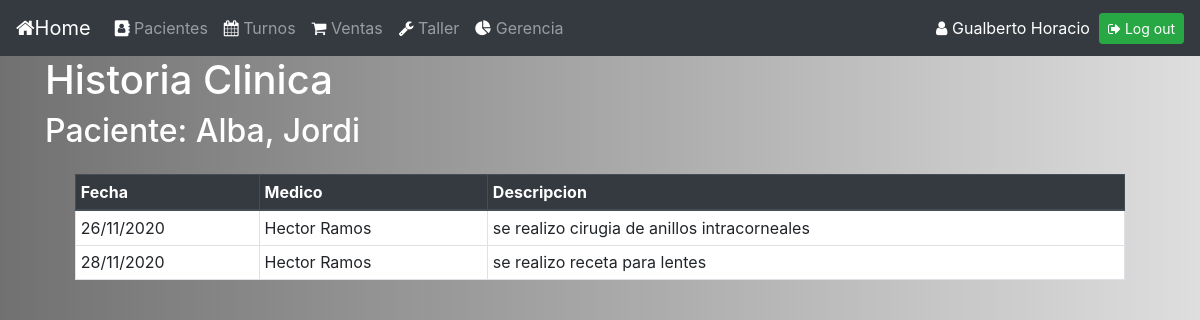
Screenshot of /126/historia_clinica (signed in) with the database file from the repository.
### gestion_consultorio/models.py (models this page shows, shortened)
class paciente(models.Model):
    nombre = models.CharField(max_length=64)
    apellido = models.CharField(max_length=64)

class historia_medica(models.Model):
    id_paciente = models.ForeignKey(paciente, on_delete=models.CASCADE)
    id_medico = models.ForeignKey(medico, on_delete=models.CASCADE)
    fecha = models.DateField()
    descripcion = models.TextField(blank=True)

class medico(models.Model):
    nombre = models.CharField(max_length=64)
    apellido = models.CharField(max_length=64)
    def __str__(self):
        return f"{self.nombre} {self.apellido}"

### gestion_consultorio/views.py (the view)
# urls.py: path("<int:paciente_id>/historia_clinica", views.historia_clinica, name="historia_clinica"),
@login_required(login_url='login_view')
def historia_clinica(request, paciente_id):
    return render(request,"historia_clinica.html",{"paciente":paciente.objects.get(pk=paciente_id),"historia_clinica": historia_medica.objects.filter(id_paciente=paciente_id)})

### gestion_consultorio/templates/historia_clinica.html (shortened to what this page needs)
{% extends "layout.html" %}
{% block body %}
<div class="container">
  <h1 style="color:white">Historia Clinica</h1>
  <h2 style="color:white">Paciente: {{paciente.apellido}}, {{paciente.nombre}}</h2>
<div class="container">
  <div id="div1" class ="col-md-12">
    <table border="1" class="table table-hover table-bordered bg-white table-sm">
      <thead class="thead-dark">
        <tr>
          <th scope="col">Fecha</th>
          <th scope="col">Medico</th>
          <th scope="col">Descripcion</th>
        </tr>
      </thead>
      <tbody id="tabla_historia_clinica">
        {% for movimiento in historia_clinica %}
          <tr>
            <td>{{movimiento.fecha|date:"d/m/Y"}}</td>
            <td>{{movimiento.id_medico}}</td>
            <td>{{movimiento.descripcion}}</td>
          </tr>
        {% endfor %}
      </tbody>
    </table>
  </div>
</div>
{% endblock %}

### gestion_consultorio/templates/layout.html (shortened to what this page needs)
{% load static %}
<!DOCTYPE html>
<html lang="es">
<head>
    <link rel="stylesheet" href="https://cdn.jsdelivr.net/npm/bootstrap@4.5.3/dist/css/bootstrap.min.css">
    <link href="https://cdnjs.cloudflare.com/ajax/libs/font-awesome/4.7.0/css/font-awesome.min.css" rel="stylesheet">
    <link rel="stylesheet" href="{% static '/css/estilos.css' %}">
    <nav class="navbar navbar-expand-sm bg-dark navbar-dark">
        <a class="navbar-brand" href="{% url 'index' %}"> <i style="color:white;" class="fa fa-home" aria-hidden="true"></i>Home</a>
        <div class="collapse navbar-collapse" id="navbarTogglerDemo02">
            <ul class="navbar-nav mr-auto mt-2 mt-lg-0">
                <li class="nav-item">
                    <a class="nav-link" href="{% url 'pacientes' %}"> <i style="color:white;" class="fa fa-address-book" aria-hidden="true"></i> Pacientes</a>
                </li>
                <li class="nav-item">
                    <a class="nav-link" href="{% url 'turnos' %}"><i style="color:white;" class="fa fa-calendar" aria-hidden="true"></i> Turnos</a>
                </li>
                <li class="nav-item">
                    <a class="nav-link" href="{% url 'ventas' %}"><i style="color:white;" class="fa fa-shopping-cart" aria-hidden="true"></i> Ventas</a>
                </li>
                <li class="nav-item">
                    <a class="nav-link" href="{% url 'taller' %}"><i style="color:white;" class="fa fa-wrench" aria-hidden="true"></i> Taller</a>
                </li>
                <li class="nav-item">
                    <a class="nav-link" href="{% url 'gerencia' %}"><i style="color:white;" class="fa fa-pie-chart" aria-hidden="true"></i> Gerencia</a>
                </li>
            </ul>
            <a style="color: white; text-align:center;"><i style="color: white;" class="fa fa-user"></i>  {{ request.user.last_name }} {{ request.user.first_name }}</a> &nbsp;&nbsp;
            <a href="{% url 'logout_view' %}" class="btn btn-success btn-sm"><i class="fa fa-sign-out" aria-hidden="true"></i> Log out</a>
        </div>
    </nav>
</head>
<body>
    {%block body%}
    {%endblock%}
</body>
</html>

### gestion_consultorio/static/css/estilos.css (style rules this page uses)
body { background: #717171; background: -moz-linear-gradient(left, #717171 0%, #B3B3B3 61%, #DEDEDE 100%); background: -webkit-linear-gradient(left, #717171 0%, #B3B3B3 61%, #DEDEDE 100%); background: linear-gradient(to right, #717171 0%, #B3B3B3 61%, #DEDEDE 100%); }
#div1 { overflow-y: scroll; overflow-x: hidden; height:400px; width: 100%; }
td { margin: 0 auto; }

### rows the page displays
paciente: apellido "Alba", nombre "Jordi"
historia_medica: fecha "26/11/2020", id_medico "Hector Ramos", descripcion "se realizo cirugia de anillos intracorneales"
historia_medica: fecha "28/11/2020", id_medico "Hector Ramos", descripcion "se realizo receta para lentes"

### other values shown
{{ request.user.last_name }} "Gualberto"
{{ request.user.first_name }} "Horacio"
